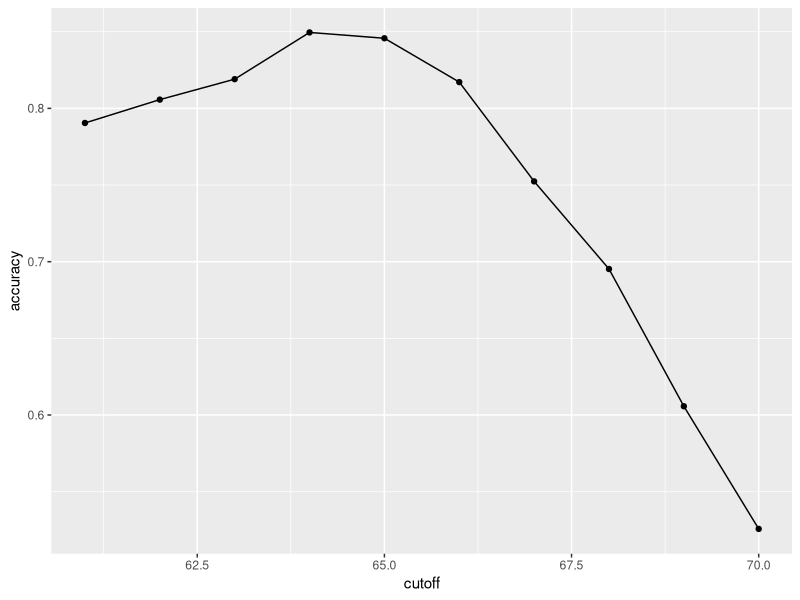
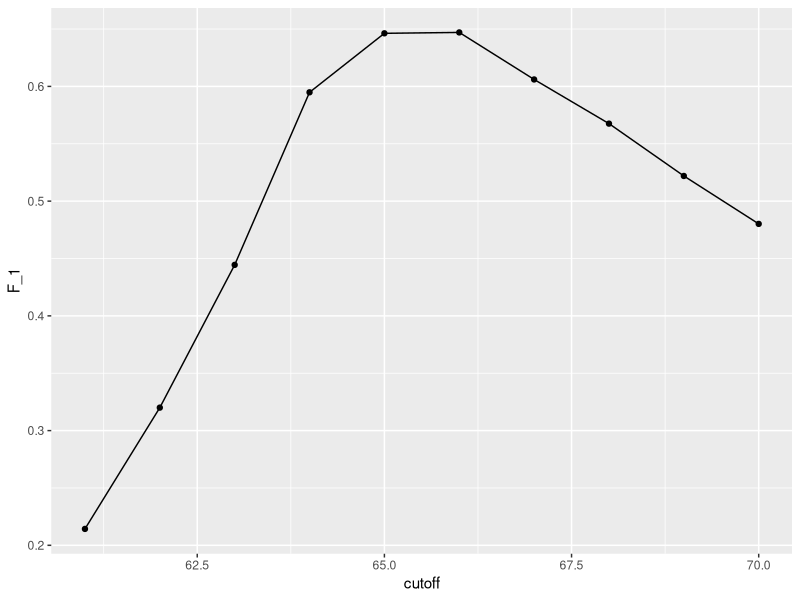
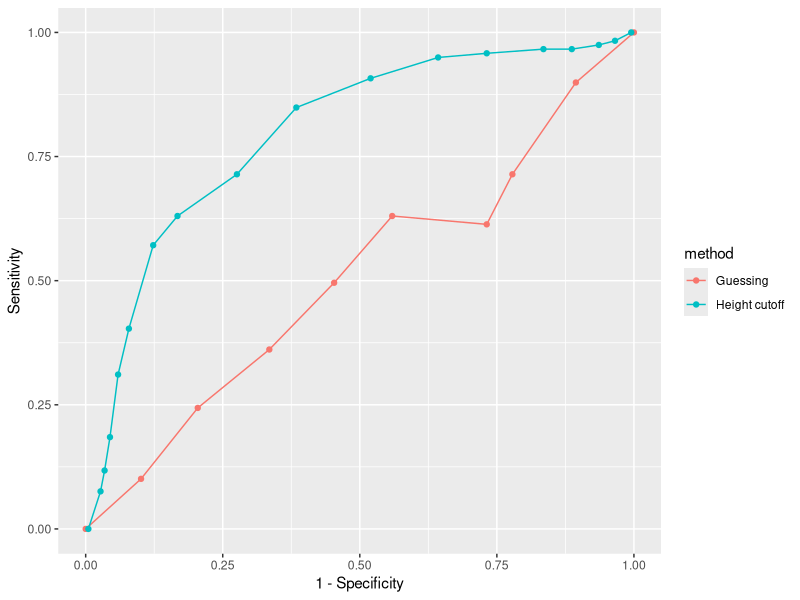
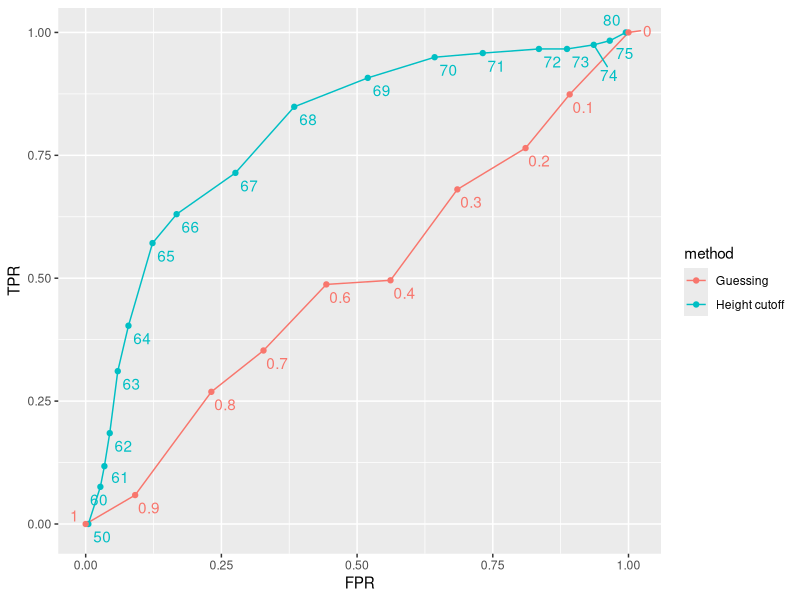
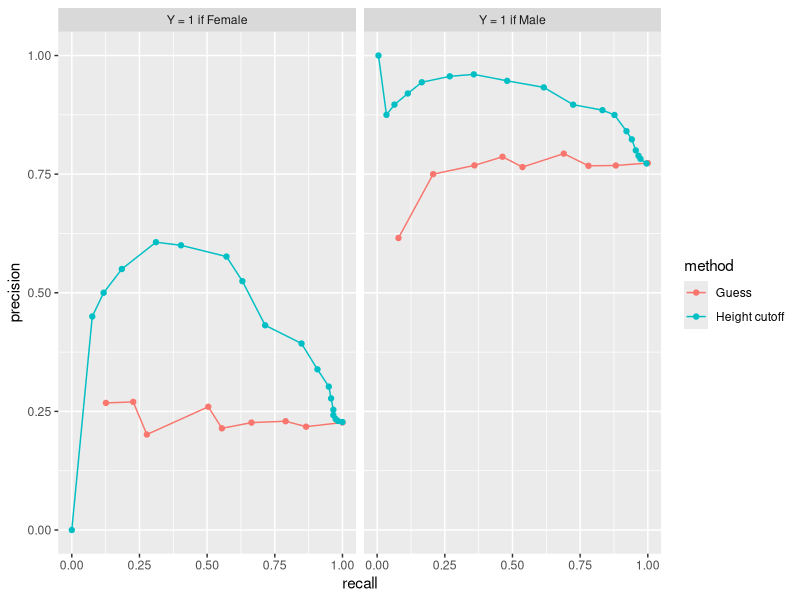

Write R code to recreate these figures, in order.
## ---- chunk 1
library(tidyverse)
library(caret)
## ---- chunk 2
library(dslabs)
data(heights)
## ---- chunk 3
y <- heights$sex
x <- heights$height
## ---- chunk 4
set.seed(2007)
test_index <- createDataPartition(y, times = 1, p = 0.5, list = FALSE)
## ---- chunk 5
test_set <- heights[test_index, ]
train_set <- heights[-test_index, ]
## ---- chunk 6
y_hat <- sample(c("Male", "Female"), length(test_index), replace = TRUE)
## ---- chunk 7
y_hat <- sample(c("Male", "Female"), length(test_index), replace = TRUE) |>
  factor(levels = levels(test_set$sex))
## ---- chunk 8
mean(y_hat == test_set$sex)
## ---- chunk 9
heights |> group_by(sex) |> summarize(mean(height), sd(height))
## ---- chunk 10
y_hat <- ifelse(x > 62, "Male", "Female") |>
  factor(levels = levels(test_set$sex))
## ---- chunk 11
mean(y == y_hat)
## ---- chunk 12
cutoff <- seq(61, 70)
accuracy <- map_dbl(cutoff, function(x){
  y_hat <- ifelse(train_set$height > x, "Male", "Female") |>
    factor(levels = levels(test_set$sex))
  mean(y_hat == train_set$sex)
})
## ---- chunk 13
data.frame(cutoff, accuracy) |>
  ggplot(aes(cutoff, accuracy)) +
  geom_point() +
  geom_line()
## ---- chunk 14
max(accuracy)
## ---- chunk 15
best_cutoff <- cutoff[which.max(accuracy)]
best_cutoff
## ---- chunk 16
y_hat <- ifelse(test_set$height > best_cutoff, "Male", "Female") |>
  factor(levels = levels(test_set$sex))
y_hat <- factor(y_hat)
mean(y_hat == test_set$sex)
## ---- chunk 17
table(predicted = y_hat, actual = test_set$sex)
## ---- chunk 18
test_set |>
  mutate(y_hat = y_hat) |>
  group_by(sex) |>
  summarize(accuracy = mean(y_hat == sex))
## ---- chunk 19
prev <- mean(y == "Male")
prev
## ---- chunk 20
mat <- matrix(c("True positives (TP)", "False negatives (FN)",
                "False positives (FP)", "True negatives (TN)"), 2, 2)
colnames(mat) <- c("Actually Positive", "Actually Negative")
rownames(mat) <- c("Predicted positive", "Predicted negative")
tmp <- as.data.frame(mat)
if(knitr::is_html_output()){
  knitr::kable(tmp, "html") |>
    kableExtra::kable_styling(bootstrap_options = "striped", full_width = FALSE)
} else{
  knitr::kable(tmp, "latex", booktabs = TRUE) |>
    kableExtra::kable_styling(font_size = 8, latex_options = "hold_position")
}
## ---- chunk 21
cm <- confusionMatrix(data = y_hat, reference = test_set$sex)
## ---- chunk 22
cm$overall["Accuracy"]
cm$byClass[c("Sensitivity","Specificity", "Prevalence")]
## ---- chunk 23
cutoff <- seq(61, 70)
F_1 <- map_dbl(cutoff, function(x){
  y_hat <- ifelse(train_set$height > x, "Male", "Female") |>
    factor(levels = levels(test_set$sex))
  F_meas(data = y_hat, reference = factor(train_set$sex))
})
## ---- chunk 24
data.frame(cutoff, F_1) |>
  ggplot(aes(cutoff, F_1)) +
  geom_point() +
  geom_line()
## ---- chunk 25
max(F_1)
## ---- chunk 26
best_cutoff <- cutoff[which.max(F_1)]
best_cutoff
## ---- chunk 27
y_hat <- ifelse(test_set$height > best_cutoff, "Male", "Female") |>
  factor(levels = levels(test_set$sex))
sensitivity(data = y_hat, reference = test_set$sex)
specificity(data = y_hat, reference = test_set$sex)
## ---- chunk 28
p <- 0.9
n <- length(test_index)
y_hat <- sample(c("Male", "Female"), n, replace = TRUE, prob=c(p, 1-p)) |>
  factor(levels = levels(test_set$sex))
mean(y_hat == test_set$sex)
## ---- chunk 29
probs <- seq(0, 1, length.out = 10)
guessing <- map_df(probs, function(p){
  y_hat <-
    sample(c("Male", "Female"), n, replace = TRUE, prob=c(p, 1-p)) |>
    factor(levels = c("Female", "Male"))
  list(method = "Guessing",
       FPR = 1 - specificity(y_hat, test_set$sex),
       TPR = sensitivity(y_hat, test_set$sex))
})
## ---- chunk 30
cutoffs <- c(50, seq(60, 75), 80)
height_cutoff <- map_df(cutoffs, function(x){
  y_hat <- ifelse(test_set$height > x, "Male", "Female") |>
    factor(levels = c("Female", "Male"))
  list(method = "Height cutoff",
       FPR = 1-specificity(y_hat, test_set$sex),
       TPR = sensitivity(y_hat, test_set$sex))
})
## ---- chunk 31
bind_rows(guessing, height_cutoff) |>
ggplot(aes(FPR, TPR, color = method)) +
geom_line() +
geom_point() +
xlab("1 - Specificity") +
ylab("Sensitivity")
## ---- chunk 32
library(ggrepel)
tmp_1 <- map_df(cutoffs, function(x){
  y_hat <- ifelse(test_set$height > x, "Male", "Female") |>
    factor(levels = c("Female", "Male"))
  list(method = "Height cutoff",
       cutoff = x,
       FPR = 1-specificity(y_hat, test_set$sex),
       TPR = sensitivity(y_hat, test_set$sex))
})
tmp_2 <- map_df(probs, function(p){
  y_hat <-
    sample(c("Male", "Female"), n, replace = TRUE, prob=c(p, 1-p)) |>
    factor(levels = c("Female", "Male"))
  list(method = "Guessing",
       cutoff = round(p,1),
       FPR = 1 - specificity(y_hat, test_set$sex),
       TPR = sensitivity(y_hat, test_set$sex))
})

bind_rows(tmp_1, tmp_2) |>
  ggplot(aes(FPR, TPR, label = cutoff, color = method)) +
  geom_line() +
  geom_point() +
  geom_text_repel(nudge_x = 0.01, nudge_y = -0.01, show.legend = FALSE)
## ---- chunk 33
guessing <- map_df(probs, function(p){
  y_hat <- sample(c("Male", "Female"), length(test_index),
                  replace = TRUE, prob=c(p, 1-p)) |>
    factor(levels = c("Female", "Male"))
  list(method = "Guess",
       recall = sensitivity(y_hat, test_set$sex),
       precision = precision(y_hat, test_set$sex))
})

height_cutoff <- map_df(cutoffs, function(x){
  y_hat <- ifelse(test_set$height > x, "Male", "Female") |>
    factor(levels = c("Female", "Male"))
  list(method = "Height cutoff",
       recall = sensitivity(y_hat, test_set$sex),
       precision = precision(y_hat, test_set$sex))
})
tmp_1 <- bind_rows(guessing, height_cutoff) |> mutate(Positive = "Y = 1 if Female")

guessing <- map_df(probs, function(p){
  y_hat <- sample(c("Male", "Female"), length(test_index), replace = TRUE,
                  prob=c(p, 1-p)) |>
    factor(levels = c("Male", "Female"))
  list(method = "Guess",
       recall = sensitivity(y_hat, relevel(test_set$sex, "Male", "Female")),
       precision = precision(y_hat, relevel(test_set$sex, "Male", "Female")))
})

height_cutoff <- map_df(cutoffs, function(x){
  y_hat <- ifelse(test_set$height > x, "Male", "Female") |>
    factor(levels = c("Male", "Female"))
  list(method = "Height cutoff",
       recall = sensitivity(y_hat, relevel(test_set$sex, "Male", "Female")),
       precision = precision(y_hat, relevel(test_set$sex, "Male", "Female")))
})
tmp_2 <- bind_rows(guessing, height_cutoff) |> mutate(Positive = "Y = 1 if Male")

bind_rows(tmp_1, tmp_2) |>
  ggplot(aes(recall, precision, color = method)) +
  geom_line() +
  geom_point() +
  facet_wrap(~ Positive)
